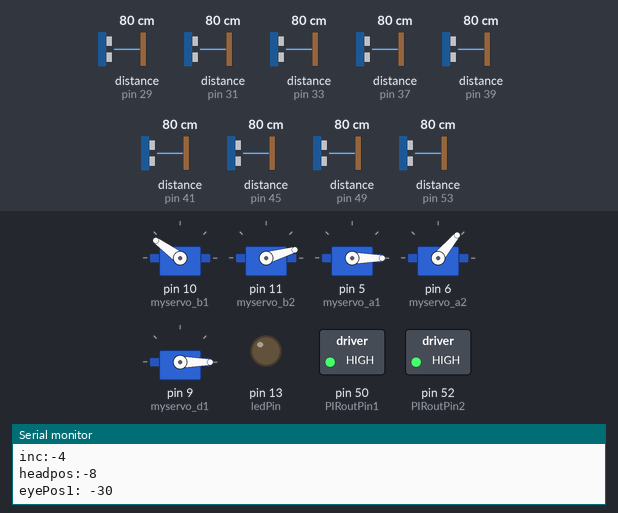
This sketch was run on a simulated Arduino Mega 2560, built with avr-gcc and run on an emulated ATmega2560. Shown: 5 × servo, switched loads named in the sketch (green lamp = pin HIGH), output pins drawn as LEDs (lit = HIGH), the last lines printed to the serial monitor. Wiring (inferred from the names in the program): 8 × ultrasonic range finder: trigger pin 28, echo pin 29 / trigger pin 30, echo pin 31 / trigger pin 32, echo pin 33 / trigger pin 36, echo pin 37 / trigger pin 38, echo pin 39 / trigger pin 40, echo pin 41 / trigger pin 44, echo pin 45 / trigger pin 48, echo pin 49. Inputs (shaded band) come from the test bench; at power-on: distance to the obstacle (sensors on pin 29, pin 37, pin 41, pin 45, pin 31, pin 33, pin 39, pin 49, pin 53) 80 cm. The echo pulse lasts 58.3 µs per cm; random numbers use the default seed unless the sketch sets one; pins used as bus, display or sensor lines are not drawn.

Above: at 4.0 s.
4.1 s: distance to the obstacle (sensor on pin 29) set to 74 cm
At 5.0 s:
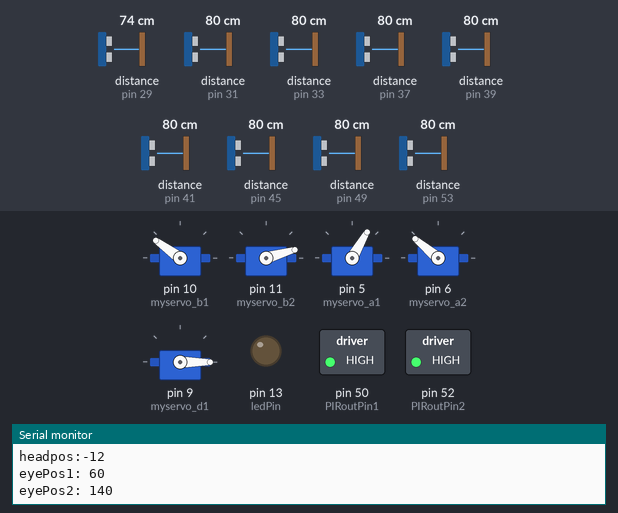
At 7.5 s:
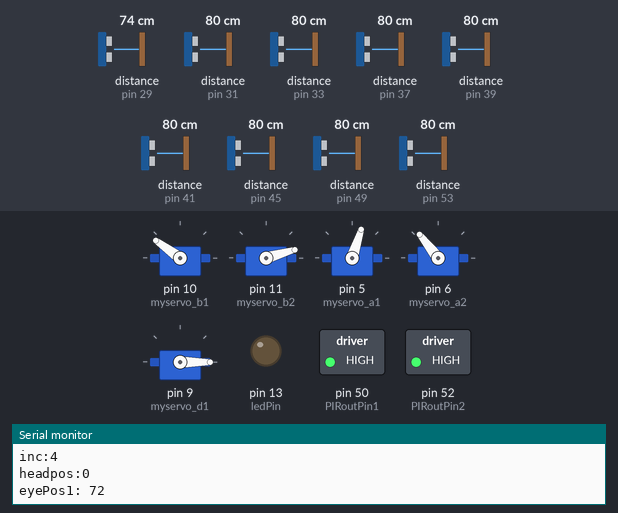
7.6 s: distance to the obstacle (sensor on pin 37) set to 2 cm
11.1 s: distance to the obstacle (sensor on pin 41) set to 2 cm
At 14.8 s:
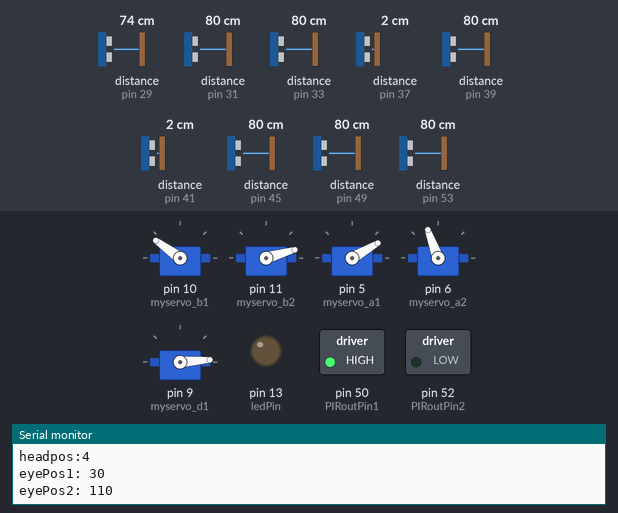
15.0 s: distance to the obstacle (sensor on pin 37) set to 299 cm
At 19.2 s:
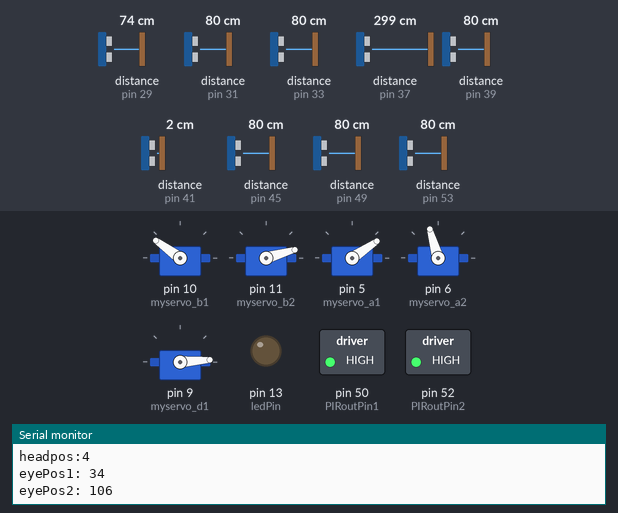
22.5 s: distance to the obstacle (sensor on pin 45) set to 2 cm
26.0 s: distance to the obstacle (sensor on pin 45) set to 9 cm
Timing chart, 0 to 32.5 s (numbered marks = the images above; inputs shaded):
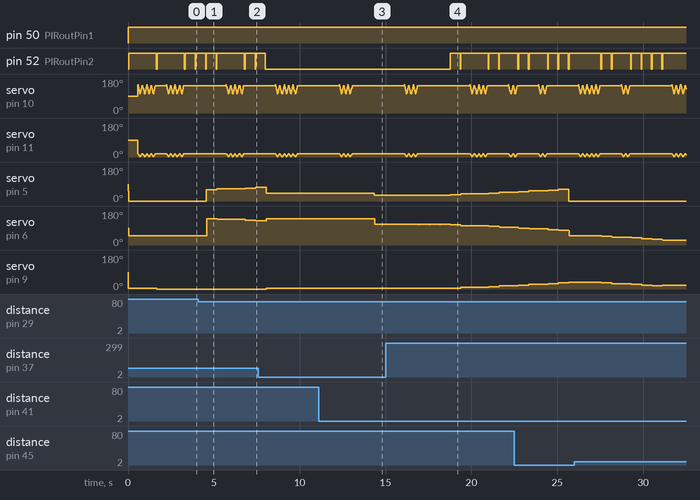

The sketch:

Augenklimper_Roboter_v7.ino
```cpp
// (licence header left out)
//#define DEBUG_SENSORS
#define DEBUG

const int timeout = 5000; //10000 ~1,50 m


#include <Servo.h>
#include "RunningAverage.h"

#define triggerPin 8 //Ultraschall Trigger
#define echoPin 17  //Ultraschall Echo
#define ledPin 13
#define PIRinPin 49 //Input vom PIR Sensor
#define PIRoutPin1 50 //PIR Sensor output zum Pi
#define PIRoutPin2 52 //PIR Sensor output zum Pi
#define PIRoutPin3 53 //PIR Sensor output zum Pi


Servo myservo_b1;  // Servo blinzel 1
Servo myservo_b2;  //Servo blinzel 2
Servo myservo_a1;  // augedrehen 1
Servo myservo_a2; //auge 2
Servo myservo_d1; // Servo zum Kopf drehen


int pos = 0;   //Servo Position b1 und b2
int lastPos;
int val; //PIR Output, ob sich was bewegt
int x; //Wie oft blinzelt der Roboter
int ledStatus = LOW; // die LED ist erstmal aus
long PIRnextWakeUp;
long nextBlinzel;
long USnextWakeUp;
int wait=15; // 15 minimal wait time needed for servos
long zeit;
int minAbstand = 100;
int zeitlupe;


int eyePos1, eyePos2;
int headPos = 90;
int headPos2;
int inc, incE1, incE2, incDiff;
int posd1, posa1, posa2, diff;

const int triggerPin1 = 44;
const int echoPin1 = 45;
const int triggerPin2 = 40;
const int echoPin2 = 41;
const int triggerPin3 = 36;
const int echoPin3 = 37;
const int triggerPin4 = 28;
const int echoPin4 = 29;
const int triggerPin5 = 30;
const int echoPin5 = 31;
const int triggerPin6 = 32;
const int echoPin6 = 33;
const int triggerPin7 = 52;
const int echoPin7 = 53;
const int triggerPin8 = 48;
const int echoPin8 = 49;
const int triggerPin9 = 38;
const int echoPin9 = 39;


int maxAbstand; //Maximaler Abstand, der mit dem timeout erreicht werden kann
long abstand, abstand_US, zeit1, zeit2, zeit3, zeit4, zeit5, abstand1, abstand2, abstand3, abstand4, abstand5;
long zeit6, zeit7, zeit8, zeit9, zeit10, abstand6, abstand7, abstand8, abstand9, abstand10;
//int abstand[8][20]; //über 20 abstandwerte werte mitteln
int meanAbstand[8];
int sensorID,i;
int RunningAvgSize=5;
RunningAverage myRA0(RunningAvgSize);
RunningAverage myRA1(RunningAvgSize);
RunningAverage myRA2(RunningAvgSize);
RunningAverage myRA3(RunningAvgSize);
RunningAverage myRA4(RunningAvgSize);
RunningAverage myRA5(RunningAvgSize);
RunningAverage myRA6(RunningAvgSize);
RunningAverage myRA7(RunningAvgSize);
RunningAverage myRA8(RunningAvgSize);
int headPosMapping[]={155,110,60,20,350,310,270,240,200};//mappt die sensoren auf winkel

void setup() {
  #ifdef DEBUG
  Serial.print("Some debug stuff follows");
  zeitlupe=500;
  #endif
  pinMode(ledPin, OUTPUT); // declare the ledPin as as OUTPUT
  Serial.begin(9600);       // use the serial port
  myservo_b1.attach(10);  // attaches the servo on pin 9 to the servo object
  myservo_b2.attach(11);
  myservo_a1.attach(5);
  myservo_a2.attach(6);
  myservo_d1.attach(9);

  pinMode(PIRinPin, INPUT); // der Pin für den PIR-Sensor wird als Input definiert
  pinMode(PIRoutPin1, OUTPUT);
  pinMode(PIRoutPin2, OUTPUT);
  pinMode(PIRoutPin3, OUTPUT);
  pinMode(triggerPin, OUTPUT);
  pinMode(echoPin, INPUT);

  eyePos1 = 50;
  eyePos2 = 0;
  posd1=0;posa1=100; posa2=180; //0, 80
  diff = 80;
  //linkes auge: A1: 0-90, 0 in die mitte schaun
  //rechtes Auge A2: 90-180, 180 in die Mitte

  inc=4; incE1=2; incE2=2;incDiff=-4;
  i=0;
   pinMode(triggerPin1, OUTPUT);
   pinMode(triggerPin2, OUTPUT);
   pinMode(triggerPin3, OUTPUT);
   pinMode(triggerPin4, OUTPUT);
   pinMode(triggerPin5, OUTPUT);
   pinMode(triggerPin6, OUTPUT);
   pinMode(triggerPin7, OUTPUT);
   pinMode(triggerPin8, OUTPUT);
   pinMode(triggerPin9, OUTPUT);
   pinMode(echoPin1, INPUT);
   pinMode(echoPin2, INPUT);
   pinMode(echoPin3, INPUT);
   pinMode(echoPin4, INPUT);
   pinMode(echoPin5, INPUT);
   pinMode(echoPin6, INPUT);
   pinMode(echoPin7, INPUT);
   pinMode(echoPin8, INPUT);
   pinMode(echoPin9, INPUT);

}

void loop() {
  maxAbstand= timeout/58.3;
  long currentTime = millis(); //millis() gibt die Programmlaufzeit in Millisekunden zurück
  //int val = getPIR(currentTime); //TODO: Fix PIR Sensor, dieser soll anzeigen, ob sich jemand in der Umgebung befindet und nur dann den restichen code anschmeissen
  int val =1;
  if (val == 1){
    digitalWrite(PIRoutPin1, HIGH);
  }
  else{
    digitalWrite(PIRoutPin1, LOW);
  }
  // Serial.print("********PIR: "); Serial.println(val);
  //int val =1;

  blinzel(currentTime,val);
 //moveEyes_drehen(currentTime,val);
 //moveEyes_schielen(currentTime,val);
 // moveEyes_nachvorne(currentTime,val);

  delay(wait);


   //Abstand aller US-Sensoren in array schreiben
   //abstand[0][i]=getAbstand(currentTime, triggerPin1, echoPin1);//
   //abstand[0][i]=getAbstand(currentTime, triggerPin1, echoPin1);//
   myRA0.addValue(getAbstand(currentTime,triggerPin1, echoPin1));
   myRA1.addValue(getAbstand(currentTime,triggerPin2, echoPin2));
   myRA2.addValue(getAbstand(currentTime,triggerPin3, echoPin3));
   myRA3.addValue(getAbstand(currentTime,triggerPin4, echoPin4));
   myRA4.addValue(getAbstand(currentTime,triggerPin5, echoPin5));
   myRA5.addValue(getAbstand(currentTime,triggerPin6, echoPin6));
   myRA6.addValue(getAbstand(currentTime,triggerPin7, echoPin7));
   myRA7.addValue(getAbstand(currentTime,triggerPin8, echoPin8));
   myRA8.addValue(getAbstand(currentTime,triggerPin9, echoPin9));


    //moving average über die letzten 8(??) Werte
  // for(int y= 0;y++;x<8)
   meanAbstand[0]=myRA0.getAverage();
   meanAbstand[1]=myRA1.getAverage();
   meanAbstand[2]=myRA2.getAverage();
   meanAbstand[3]=myRA3.getAverage();
   meanAbstand[4]=myRA4.getAverage();
   meanAbstand[5]=myRA5.getAverage();
   meanAbstand[6]=myRA6.getAverage();
   meanAbstand[7]=myRA7.getAverage();
   meanAbstand[8]=myRA8.getAverage();

   #ifdef DEBUG_SENSORS
     Serial.print("Average0:");Serial.println(meanAbstand[0]);
     Serial.print("Average1:");Serial.println(meanAbstand[1]);
     Serial.print("Average2:");Serial.println(meanAbstand[2]);
     Serial.print("Average3:");Serial.println(meanAbstand[3]);
     Serial.print("Average4:");Serial.println(meanAbstand[4]);
     Serial.print("Average5:");Serial.println(meanAbstand[5]);
     Serial.print("Average6:");Serial.println(meanAbstand[6]);
     Serial.print("Average7:");Serial.println(meanAbstand[7]);
     Serial.print("Average8:");Serial.println(meanAbstand[8]);
   #endif
   //sensor, der den kleinsten abstand ausgibt
   sensorID= getIndexOfMinimumValue(meanAbstand,9)+1;
   //sensorID=10;
  // Serial.print("meanabstand:");Serial.println(meanAbstand[sensorID]);
   if (meanAbstand[sensorID]==maxAbstand){
     sensorID=10;
   }
     #ifdef DEBUG
      Serial.println("-----------------------------------------");
      Serial.print("SensorID:");Serial.println(sensorID);
     #endif

   // if (headPos>=180) {   //min: 0, max: 180
   //   inc=-1;
   // }
   // if (headPos<=0) {
   //   inc=1;
   // }

//random für spamfilter
//    if (headPos>=random(120,180) ){   //min: 0, max: 180
//      inc=random(-4,-1);
//    }
//    if (headPos<=random(0,40)) {
//      inc=random(1,5);
//    }
  //}
   //sensorID=10;
   headPos = moveHead(currentTime, val, inc);
   moveEyes_random(currentTime,val);
    if(sensorID==10){//nix da
     //inc=2;;
     if (headPos>160){
        inc=-4;
      }
      if (headPos<20){
        inc=4;
      }
      moveEyes_schielen(currentTime,val);
      digitalWrite(PIRoutPin2, HIGH);
      digitalWrite(PIRoutPin3, HIGH);
    }

    if(sensorID==1){
      inc=-4;
      moveEyes_drehen_nach_0(currentTime,val);
      digitalWrite(PIRoutPin2, HIGH);
      digitalWrite(PIRoutPin3, HIGH);
    }
    if(sensorID==2){
      inc=0;
      moveEyes_drehen_nach_1(currentTime,val);
      //moveEyes_schielen(currentTime,val);
      digitalWrite(PIRoutPin2, LOW);
      digitalWrite(PIRoutPin3, HIGH);
    }
    if(sensorID==3){
      inc=0;
      moveEyes_drehen_nach_2(currentTime,val);
      digitalWrite(PIRoutPin2, LOW);
      digitalWrite(PIRoutPin3, HIGH);
    }
    if(sensorID==4){
      if (headPos<180){
        inc=4;
      }
      moveEyes_drehen_nach_3(currentTime,val);
      digitalWrite(PIRoutPin2, HIGH);
      digitalWrite(PIRoutPin3, HIGH);
    }
    if(sensorID==5){
      if (headPos<180){
        inc=4;
      }
      moveEyes_drehen_nach_4(currentTime,val);
      digitalWrite(PIRoutPin2, HIGH);
      digitalWrite(PIRoutPin3, HIGH);
    }
    if(sensorID==6){
      //inc=-2;
      if (headPos>160){
        inc=-4;
      }
      if (headPos<20){
        inc=4;
      }
      digitalWrite(PIRoutPin2, HIGH);
      digitalWrite(PIRoutPin3, HIGH);
    }
    if(sensorID==7){
      inc=4;
      digitalWrite(PIRoutPin2, HIGH);
      digitalWrite(PIRoutPin3, HIGH);
    }
    if(sensorID==8){
     if (headPos>160){
        inc=-4;
      }
      if (headPos<20){
        inc=4;
      }
      digitalWrite(PIRoutPin2, HIGH);
      digitalWrite(PIRoutPin3, HIGH);
    }
    if(sensorID==9){
      inc=-4;
      digitalWrite(PIRoutPin2, HIGH);
      digitalWrite(PIRoutPin3, HIGH);
    }


    #ifdef DEBUG
      Serial.print("inc:");Serial.println(inc);
      Serial.print("headpos:");Serial.println(headPos);
      Serial.print("eyePos1: "); Serial.println(eyePos1);
      Serial.print("eyePos2: "); Serial.println(eyePos1+diff);
      delay(zeitlupe);//zeitlupe
    #endif
   Serial.print("headPos: "); Serial.println(headPos);
   //Serial.print("inc: "); Serial.println(inc);
  //Serial.print("inc: "); Serial.println(inc);
  //Serial.print("eyePos2: "); Serial.println(eyePos2);
  delay(wait);

}


int getPIR(unsigned long cTime){
  if(cTime>PIRnextWakeUp){
    val = digitalRead(PIRinPin);
    return val;
    PIRnextWakeUp=cTime+ 100;
  }
}

void blinzel(unsigned long cTime, int value){
  if (cTime>nextBlinzel){
     if (value == 1) {
      //for (x = 0; x < 3; x +=1){
      for (x = 0; x < random(1,6); x +=1){ //random für spamfilter
        for(pos = 20; pos>=4; pos-=2){
          myservo_b1.write((pos+30)*3);
          myservo_b2.write(pos-2);
          delay(15);
        }
        for(pos = 4; pos < 20; pos += 2){
          myservo_b1.write((pos+30)*3);
          myservo_b2.write(pos-2);
          delay(15);
        }
      }
      nextBlinzel=cTime +random(1000,4000); //nicht zu oft blinzeln 5000
    }
   }
}

int getAbstand(unsigned long cTime, int tPin, int ePin){
  if(cTime>USnextWakeUp){
   digitalWrite(tPin, LOW);
   delayMicroseconds(2);
   digitalWrite(tPin, HIGH);
   delayMicroseconds(10);
   digitalWrite(tPin, LOW);
   zeit = pulseIn(ePin, HIGH, timeout);
   abstand_US = zeit/58.3;
   if (abstand_US>maxAbstand || abstand_US==0)
     {
     abstand_US=maxAbstand;
     }
     return abstand_US;
   USnextWakeUp=cTime+60; //warte 60 ms bis zum nächsten auslesen
  }
}

int moveEye1(long cTime, int value, int incr){
    if(value ==1) {
       posa1=posa1+incr;
       myservo_a1.write(posa1);
     }
     return posa1;
}
int moveEye2(long cTime,  int value, int incr){
    //if(abstand <= minAbstand && value ==1) {
    if(value ==1) {
      //Serial.print("dreh********* ");
      posa2=posa2+incr;
       myservo_a2.write(posa1+diff);
     }
     return posa2;
}
int moveEyes_drehen(long cTime,  int value){
  if(value ==1) {
     eyePos1=eyePos1+incE1;
     myservo_a1.write(eyePos1);
     if (eyePos1==90) {   //100
      incE1=-2;
     }
     if (eyePos1==0) {  //0
      incE1=2;
     }
     //Serial.print("eyePos1: "); Serial.println(eyePos1);
     delay(wait);
     diff=80;
     myservo_a2.write(eyePos1+diff);
     //Serial.print("eyePos2: "); Serial.println(eyePos1+diff);
  }
}

int moveEyes_drehen_nach_9(long cTime,  int value){
  if(value ==1) {
     eyePos1=-40;
     myservo_a1.write(eyePos1);
     delay(wait);
     diff=80;
     myservo_a2.write(eyePos1+diff);
     }
}
int moveEyes_drehen_nach_0(long cTime,  int value){
  if(value ==1) {
     eyePos1=-30;
     myservo_a1.write(eyePos1);
     delay(wait);
     diff=80;
     myservo_a2.write(eyePos1+diff);
     }
}
int moveEyes_drehen_nach_1(long cTime,  int value){
  if(value ==1) {
     eyePos1=30;
     myservo_a1.write(eyePos1);
     delay(wait);
     diff=80;
     myservo_a2.write(eyePos1+diff);
     }
}
int moveEyes_drehen_nach_2(long cTime,  int value){
  if(value ==1) {
     eyePos1=40;
     myservo_a1.write(eyePos1);
     delay(wait);
     diff=100;
     myservo_a2.write(eyePos1+diff);
     }
}
int moveEyes_drehen_nach_3(long cTime,  int value){
  if(value ==1) {
     eyePos1=60;
     myservo_a1.write(eyePos1);
     delay(wait);
     diff=80;
     myservo_a2.write(eyePos1+diff);
     }
}
int moveEyes_drehen_nach_4(long cTime,  int value){
  if(value ==1) {
     eyePos1=90;
     myservo_a1.write(eyePos1);
       //Serial.print("eyePos1: "); Serial.println(eyePos1);
     delay(wait);
     diff=80;
     myservo_a2.write(eyePos1+diff);
     //Serial.print("eyePos2: "); Serial.println(eyePos1+diff);
  }
}


int moveEyes_random(long cTime,  int value){
 if(value ==1) {
     eyePos1=eyePos1+incE1;
     myservo_a1.write(eyePos1);
     if (eyePos1==90) {   //100
      incE1=random(-3,-2);
     }
     if (eyePos1==0) {  //0
      incE1=random(2,3);
     }
     //Serial.print("eyePos1: "); Serial.println(eyePos1);
     delay(wait);
     myservo_a2.write(eyePos1+diff);
     if (diff==180) {
      incDiff=-4;
     }
     if (diff==0) {
      incDiff=4;
     }
     diff=diff+incDiff;
     myservo_a2.write(eyePos1+diff);
    // Serial.print("eyePos2: "); Serial.println(eyePos1+diff);
    // Serial.print("diff: "); Serial.println(diff);
  }
}
int moveEyes_schielen(long cTime,  int value){
 if(value ==1) {
     eyePos1=eyePos1+incE1;
     myservo_a1.write(eyePos1);
     if (eyePos1==90) {   //100
      incE1=-2;
     }
     if (eyePos1==0) {  //0
      incE1=2;
     }
     delay(wait);
     myservo_a2.write(eyePos1+diff);
     if (diff==180) {
      incDiff=-4;
     }
     if (diff==0) {
      incDiff=4;
     }
     diff=diff+incDiff;
     myservo_a2.write(eyePos1+diff);
    // Serial.print("eyePos2: "); Serial.println(eyePos1+diff);
    // Serial.print("diff: "); Serial.println(diff);
  }
}
int moveEyes_nachvorne(long cTime,  int value){
  //TODO nach vorne kucken
 if(value ==1) {
     eyePos1=eyePos1+incE1;
     myservo_a1.write(eyePos1);
     if (eyePos1==46) {   //100
      incE1=-2;
     }
     if (eyePos1==44) {  //0
      incE1=2;
     }
     //Serial.print("eyePos1: "); Serial.println(eyePos1);
     delay(wait);
     myservo_a2.write(eyePos1+diff);
     if (diff==180) {
      incDiff=-4;
     }
     if (diff==0) {
      incDiff=4;
     }
     diff=diff+incDiff;
     myservo_a2.write(eyePos1+diff);
     //Serial.print("eyePos2: "); Serial.println(eyePos1+diff);
     //Serial.print("diff: "); Serial.println(diff);
  }
}

//int moveEyes_nachvorne(long cTime,  int value){
// if(value ==1) {
//     eyePos1=eyePos1+incE1;
//     myservo_a1.write(eyePos1);
//     if (eyePos1>52) {   //100
//      incE1=-2;
//     }
//     if (eyePos1==52) {   //100
//      incE1=0;
//     }
//     //if (eyePos1==0) {  //0
//      //incE1=2;
//     //}
//     diff=80;
//     myservo_a2.write(eyePos1+diff);
//     Serial.print("eyePos1: "); Serial.println(eyePos1);
//     Serial.print("eyePos2: "); Serial.println(eyePos1+diff);
//     delay(wait);
//
//
//  }
//}


int moveHead(long cTime, int value, int incr){
    //if(abstand <= minAbstand && value ==1) {
    if(value ==1) {
       lastPos= posd1;
       posd1=lastPos+incr;
      // Serial.print("PosD1: "); Serial.println(posd1);
       myservo_d1.write(posd1);
     }
     return posd1;
}

int getIndexOfMaximumValue(int* array, int size){
 int maxIndex = 0;
 int max = array[maxIndex];
 for (int i=1; i<size; i++){
   if (max<array[i]){
     max = array[i];
     maxIndex = i;
   }
 }
 return maxIndex;
}

int getIndexOfMinimumValue(int* array, int size_){
 int minIndex = 0;
 int minimum = array[minIndex];
 for (int i=1; i<size_; i++){
   if (minimum>array[i]){
     minimum = array[i];
     minIndex = i;
   }
 }
 return minIndex;
}
```

Measured:
- the behaviour switches between 79 and 78 cm on distance to the obstacle (sensor on pin 29) (found by bisection; images 0 and 1)
- after the input at 4.1 s, servo on pin 5 (myservo_a1): 0° → 60° after 0.45 s, → 64° 0.62 s later, → 68° 1.6 s later, → 72° 0.62 s later
- after the input at 11.1 s, servo on pin 5 (myservo_a1): 40° → 30° after 3.2 s
- after the input at 15.0 s, pin 52 (PIRoutPin2): goes HIGH 0.56 s, LOW 0.05 s, HIGH 1.6 s, LOW 0.05 s, HIGH 0.56 s, LOW 0.05 s, then HIGH, starting after 3.8 s; servo on pin 5 (myservo_a1): 30° → 34° after 3.8 s, → 38° 0.61 s later, → 42° 1.6 s later, → 46° 0.61 s later
